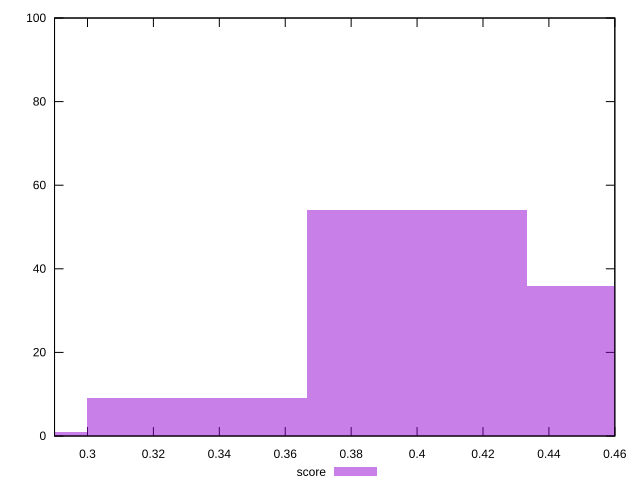

gnuplot code for this plot:
reset

$score <<EOF
0.3332394622561381 9
0.39988735470736575 54
0.4665352471585934 36
0.2665915698049105 1
EOF

set key outside below
set boxwidth 0.06664789245122762
set xrange [0.29:0.46]
set yrange [0:100]
set trange [0:100]
set style fill transparent solid 0.5 noborder
set terminal svg size 640, 490 enhanced background rgb 'white'
set output "report_00014_2021-02-09T15:56:05.503Z/render-blocking-resources/samples/pages+cached/score/histogram.svg"

plot $score title "score" with boxes

reset
